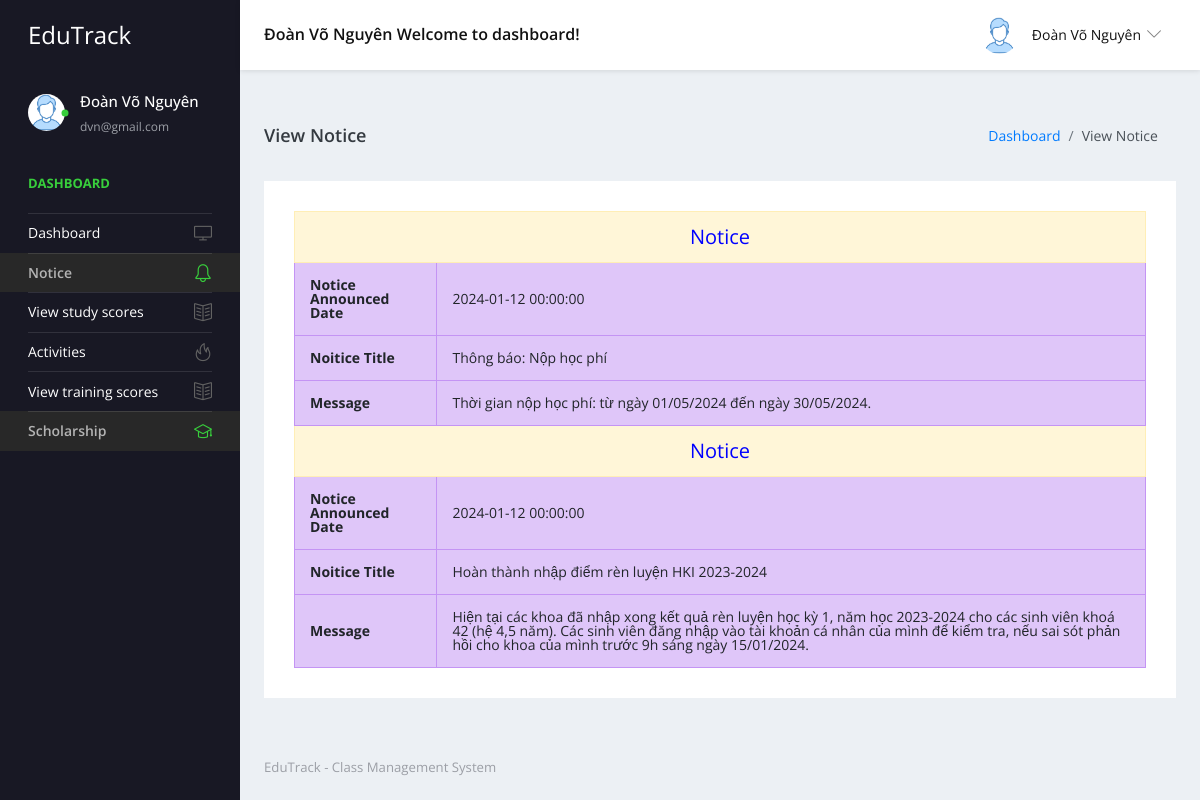
/studentms/user/view-notice.php (signed in), run on the app's committed database.
### tables this page shows
CREATE TABLE `student` (
  `student_id` char(15) NOT NULL,
  `name` varchar(255) NOT NULL,
  `gender` varchar(20) NOT NULL,
  `date` datetime NOT NULL,
  `address` varchar(255) NOT NULL,
  `citizen_id_card` char(40) NOT NULL,
  `batch` int(11) NOT NULL,
  `class` varchar(50) NOT NULL,
  `phone_number` char(10) NOT NULL,
  `email` varchar(100) NOT NULL,
  `parents_name` varchar(50) NOT NULL,
  `parents_phonenumber` char(10) NOT NULL,
  `status` varchar(50) NOT NULL
);

CREATE TABLE `notice` (
  `notice_id` int(11) NOT NULL,
  `notice_title` varchar(255) NOT NULL,
  `notice_message` varchar(1000) NOT NULL,
  `creation_date` datetime NOT NULL
);

### studentms/user/view-notice.php (the view, shortened to what this page needs)
<?php
include('includes/dbconnection.php');
if (strlen($_SESSION['stuid']==0)) {
  header('location:logout.php');
  } else{
  ?>
<!DOCTYPE html>
<html lang="en">
<head>
    <link rel="stylesheet" href="vendors/simple-line-icons/css/simple-line-icons.css">
    <link rel="stylesheet" href="vendors/flag-icon-css/css/flag-icon.min.css">
    <link rel="stylesheet" href="vendors/css/vendor.bundle.base.css">
    <link rel="stylesheet" href="vendors/select2/select2.min.css">
    <link rel="stylesheet" href="vendors/select2-bootstrap-theme/select2-bootstrap.min.css">
    <link rel="stylesheet" href="css/style.css" />
</head>
<body>
    <div class="container-scroller">
        <?php include_once('includes/header.php');?>
        <div class="container-fluid page-body-wrapper">
            <?php include_once('includes/sidebar.php');?>
            <div class="main-panel">
                <div class="content-wrapper">
                    <div class="page-header">
                        <h3 class="page-title"> View Notice </h3>
                        <nav aria-label="breadcrumb">
                            <ol class="breadcrumb">
                                <li class="breadcrumb-item"><a href="dashboard.php">Dashboard</a></li>
                                <li class="breadcrumb-item active" aria-current="page"> View Notice</li>
                            </ol>
                        </nav>
                    </div>
                    <div class="row">
                        <div class="col-12 grid-margin stretch-card">
                            <div class="card">
                                <div class="card-body">
                                    <table border="1" class="table table-bordered mg-b-0">
                                        <?php
                                        $sql="SELECT * FROM notice";
                                        $query = $dbh -> prepare($sql);
                                        $query->execute();
                                        $results=$query->fetchAll(PDO::FETCH_OBJ);
                                        $cnt=1;
                                        if($query->rowCount() > 0)
                                        {
                                        foreach($results as $row)
                                        {               ?>
                                        <tr align="center" class="table-warning">
                                            <td colspan="4" style="font-size:20px;color:blue">
                                                Notice</td>
                                        </tr>
                                        <tr class="table-info">
                                            <th>Notice Announced Date</th>
                                            <td><?php  echo $row->creation_date;?></td>
                                        </tr>
                                        <tr class="table-info">
                                            <th>Noitice Title</th>
                                            <td><?php  echo $row->notice_title;?></td>
                                        </tr>
                                        <tr class="table-info">
                                            <th>Message</th>
                                            <td><?php  echo $row->notice_message;?></td>
                                        </tr>
                                        <?php $cnt=$cnt+1;}} else { ?>
                                        <tr>
                                            <th colspan="2" style="color:red;">No Notice Found</th>
                                        </tr>
                                        <?php } ?>
                                    </table>
                                </div>
                            </div>
                        </div>
                    </div>
                </div>
                <?php include_once('includes/footer.php');?>
            </div>
        </div>
    </div>
</body>
</html><?php }  ?>

### studentms/user/includes/header.php (shortened to what this page needs)
 <nav class="navbar default-layout-navbar col-lg-12 col-12 p-0 fixed-top d-flex flex-row">
     <div class="navbar-brand-wrapper d-flex align-items-center">
         <a class="navbar-brand brand-logo" href="dashboard.php">
             <strong style="color: white;">EduTrack</strong>
         </a>
     </div>
     <?php
         $uid= $_SESSION['stuid'];
$sql="SELECT * from student where student_id =:uid";
$query = $dbh -> prepare($sql);
$query->bindParam(':uid',$uid,PDO::PARAM_STR);
$query->execute();
$results=$query->fetchAll(PDO::FETCH_OBJ);
$cnt=1;
if($query->rowCount() > 0)
{
foreach($results as $row)
{               ?>
     <div class="navbar-menu-wrapper d-flex align-items-center flex-grow-1">
         <h5 class="mb-0 font-weight-medium d-none d-lg-flex"><?php  echo htmlentities($row->name);?> Welcome to
             dashboard!</h5>
         <ul class="navbar-nav navbar-nav-right ml-auto">
             <li class="nav-item dropdown d-none d-xl-inline-flex user-dropdown">
                 <a class="nav-link dropdown-toggle" id="UserDropdown" href="#" data-toggle="dropdown"
                     aria-expanded="false">
                     <img class="img-xs rounded-circle ml-2" src="images/faces/face8.jpg" alt="Profile image"> <span
                         class="font-weight-normal"> <?php  echo htmlentities($row->name);?> </span></a>
                         <?php $cnt=$cnt+1;}} ?>
             </li>
         </ul>
     </div>
 </nav>

### studentms/user/includes/sidebar.php
<nav class="sidebar sidebar-offcanvas" id="sidebar">
    <ul class="nav">
        <li class="nav-item nav-profile">
            <a href="#" class="nav-link">
                <div class="profile-image">
                    <img class="img-xs rounded-circle" src="images/faces/face8.jpg" alt="profile image">
                    <div class="dot-indicator bg-success"></div>
                </div>
                <div class="text-wrapper">
                    <?php
                    $uid= $_SESSION['stuid'];
                    $sql="SELECT * from student where student_id=:uid";
                    $query = $dbh -> prepare($sql);
                    $query->bindParam(':uid',$uid,PDO::PARAM_STR);
                    $query->execute();
                    $results=$query->fetchAll(PDO::FETCH_OBJ);
                    $cnt=1;
                    if($query->rowCount() > 0)
                    {
                    foreach($results as $row)
                    {               ?>
                    <p class="profile-name"><?php  echo htmlentities($row->name);?></p>
                    <p class="designation"><?php  echo htmlentities($row->email);?></p><?php $cnt=$cnt+1;}} ?>
                </div>
            </a>
        </li>
        <li class="nav-item nav-category">
            <span class="nav-link">Dashboard</span>
        </li>
        <li class="nav-item">
            <a class="nav-link" href="dashboard.php">
                <span class="menu-title">Dashboard</span>
                <i class="icon-screen-desktop menu-icon"></i>
            </a>
        </li>
        <li class="nav-item">
            <a class="nav-link" href="view-notice.php">
                <span class="menu-title">Notice</span>
                <i class="icon-bell menu-icon"></i>
            </a>
        </li>
        <li class="nav-item">
            <a class="nav-link" href="view-study-score.php">
                <span class="menu-title">View study scores</span>
                <i class="icon-book-open menu-icon"></i>
            </a>
        </li>
        <li class="nav-item">
            <a class="nav-link" href="activities.php">
                <span class="menu-title">Activities</span>
                <i class="icon-fire menu-icon"></i>
            </a>
        </li>
        <li class="nav-item">
            <a class="nav-link" href="view-training-score.php">
                <span class="menu-title">View training scores</span>
                <i class="icon-book-open menu-icon"></i>
            </a>
        </li>
        <li class="nav-item">
            <a class="nav-link" href="view-notice.php">
                <span class="menu-title">Scholarship</span>
                <i class="icon-graduation menu-icon"></i>
            </a>
        </li>
    </ul>
</nav>

### studentms/user/includes/footer.php
<footer class="footer">
    <div class="d-sm-flex justify-content-center justify-content-sm-between">
        <span class="text-muted d-block text-center text-sm-left d-sm-inline-block" style="color: blue;">EduTrack -
            Class Management System</span>
    </div>
</footer>

### data on the page
student: name "Đoàn Võ Nguyên", email "dvn@gmail.com"
notice: creation_date "2024-01-12 00:00:00", notice_title "Thông báo: Nộp học phí", notice_message "Thời gian nộp học phí: từ ngày 01/05/2024 đến ngày 30/05/2024."
notice: creation_date "2024-01-12 00:00:00", notice_title "Hoàn thành nhập điểm rèn luyện HKI 2023-2024", notice_message "Hiện tại các khoa đã nhập xong kết quả rèn luyện học kỳ 1, năm học 2023-2024 cho các sinh viên khoá 42 (hệ 4,5 năm). Các sinh viên đăng nhập vào tài khoản cá nhân của mình để kiểm tra, nếu sai sót phản hồi cho khoa của mình trước 9h sáng ngày 15/01/2024."
